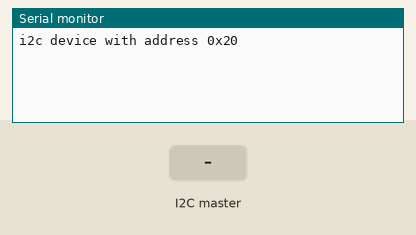
Bench run of a sketch on a simulated Arduino Uno, built with avr-gcc and run on an emulated ATmega328P. On the bench: the last lines printed to the serial monitor. The inputs (shaded band) are chosen by the test bench.

Above: at 1.3 s.
1.4 s: the I2C master sends the byte 1
At 2.1 s:
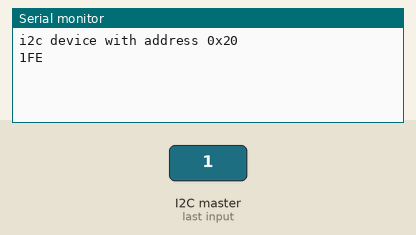
2.9 s: the I2C master sends the byte 90
At 3.2 s:
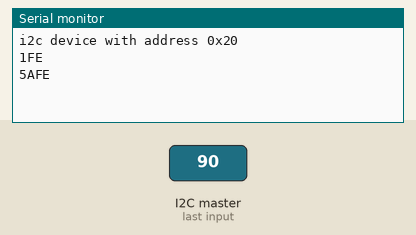
4.4 s: the I2C master sends the byte 200
At 5.6 s:
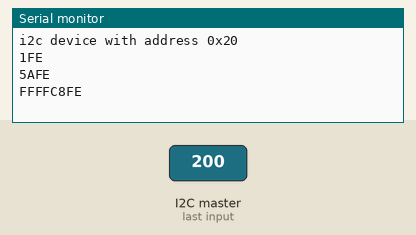

The sketch:

i2c_grantroot.ino
```cpp
#include<Wire.h>

volatile bool flag = false;
volatile byte myArray[2];
volatile byte register_address;
volatile byte simulated_registers[0x10];
volatile byte cntRequest=0;

void setup()
{
  simulated_registers[0]='U';
  simulated_registers[1]='U';
  simulated_registers[2]=0xAA;
  simulated_registers[3]=0xAA;

  Serial.begin(115200);
  delay(100);
  Serial.println("i2c device with address 0x20");
  Wire.begin(0x20);
  Wire.onReceive(receiveEvent);
  Wire.onRequest(requestEvent);
}

void loop()
{
  if (flag == true)
  {
    int x = (myArray[0]<<8)|myArray[1];
    Serial.println(x, HEX);  //shows: 1234
    if(x)
      flag = false;
  }
}

void requestEvent()
{
  Wire.write( (byte *) &simulated_registers[cntRequest], 1);
  cntRequest++;
}


void receiveEvent(int howMany)
{
  myArray[0] = 0xFE;
  myArray[1] = 0xFE;
  for(int i=0; i<howMany; i++)
  {
    myArray[i] = Wire.read();
  }
  if( (myArray[0]==6) && (myArray[1]==0) )
  {
    cntRequest=0;
  }
  flag = true;
}
```

Measured:
- after the input at 1.4 s, the serial monitor: prints a new line at once (image 1)
- after the input at 2.9 s, the serial monitor: prints a new line at once (image 2)
- after the input at 4.4 s, the serial monitor: prints a new line at once (image 3)
